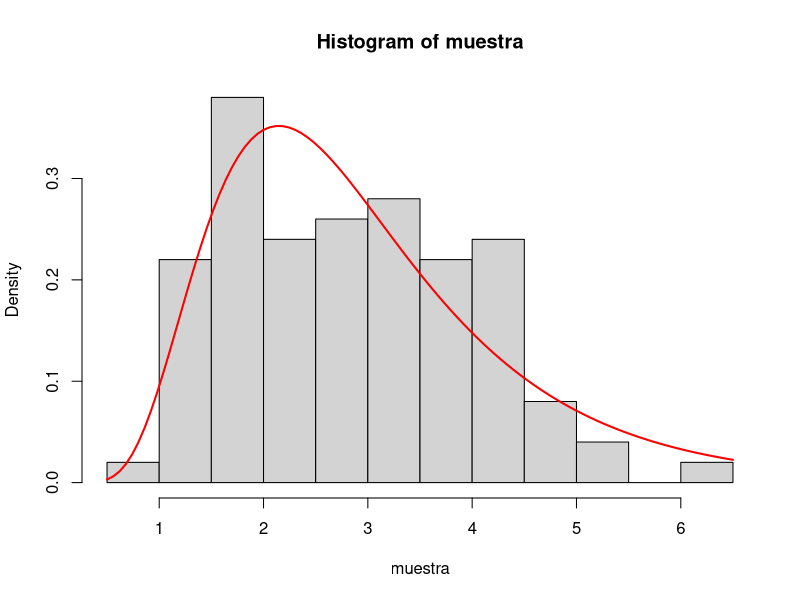
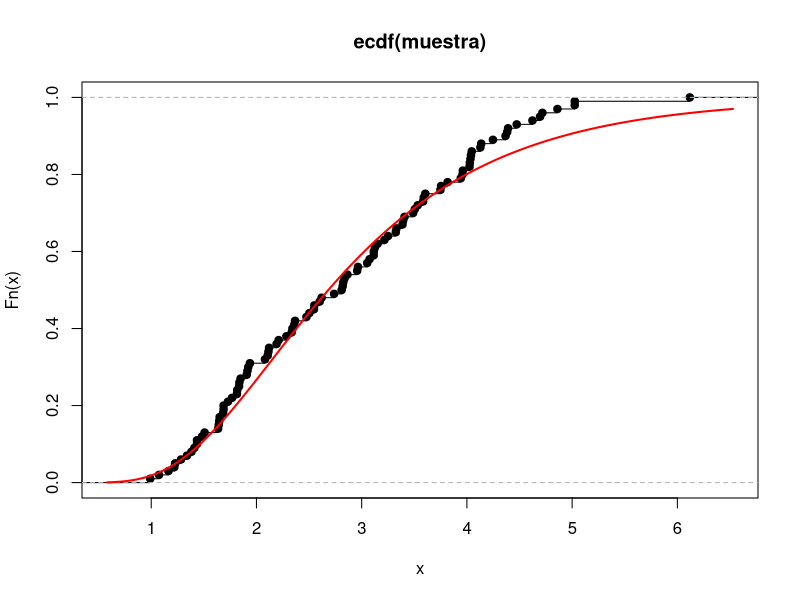

Reproduce these figures in R, in order.
#Primero calculamos el mu y el sigma calculados por los momentos
desv=1.5
med=3


sigma = sqrt( log(1+desv^2/med^2) )
mu = (log(med^2)-sigma^2)/2

#Ahora calculamos una Normal(mu,sigma) por Box-Muller

set.seed(1)
n = 100

u1 = runif(n)
u2 = runif(n)

xN01 = sqrt(-2*log(u2))*sin(2*pi*u1) #N(0,1)
xN = mu + sigma*xN01 #N(mu,sigma)

ks.test(xN,pnorm,mean=mu,sd=sigma)

#Para calcular la LogNormal hacemos la exponencial de la Normal

muestra = exp(xN)

hist(muestra,freq=FALSE)
curve(dlnorm(x,meanlog=mu,sdlog=sigma), add=TRUE, col='red',lwd=2)

plot(ecdf(muestra))
curve(plnorm(x,meanlog=mu,sdlog=sigma), add=TRUE, col='red',lwd=2)

ks.test(muestra, plnorm, meanlog=mu, sdlog=sigma)

#Ahora veamos en mas simulaciones

c = 0
MAX = 1000
cont = 0
while (c<MAX){
  u1 = runif(n)
  u2 = runif(n)
  nor01 = sqrt(-2*log(u2))*sin(2*pi*u1)
  nor = mu + sigma*nor01
  
  muestra = exp(nor)
  
  aux = ks.test(muestra, plnorm, meanlog=mu, sdlog=sigma)$p.value
  
  cont = ifelse(aux<0.05, cont+1, cont)
  
  c = c + 1
}

cont/MAX


rlog_normal = function(n, mu, sigma){
  if (n%%2 == 1){
    u1 = runif(n)
    u2 = runif(n)
    x = sqrt(-2*log(u2))*sin(2*pi*u1)
    muestra2 = x*sigma+mu
    muestra = exp(muestra2)
    
  }else{
    u1 = runif(n/2)
    u2 = runif(n/2)
    x = sqrt(-2*log(u2))*cos(2*pi*u1)
    y = sqrt(-2*log(u2))*sin(2*pi*u1)
    z = c(x,y)
    muestra2 = z*sigma+mu
    muestra = exp(muestra2)
  }
  return (muestra)
}